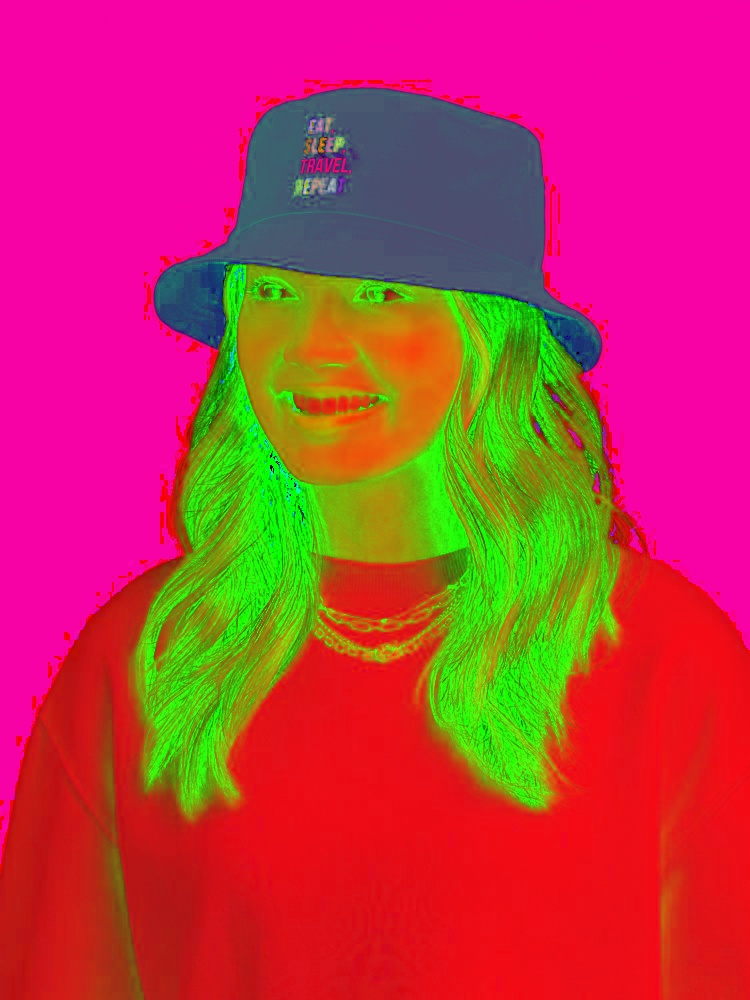
#> input picture hsv/hsv_image.jpg, 750 x 1000 px, given in place of the camera
$ jupyter execute liveskt.ipynb
#> lines starting #> are read from the running program, lines starting #| are printed output that depends on the picture; after the words box and inside, x2 and y2 are one past the last pixel; in counts of white or black regions, pixels touching at a corner belong together
#> further down, frame is the input picture: shape (1000, 750, 3); mean B, G, R 76.8, 54.8, 190.2
[cell 1]
import cv2
import numpy as np

[cell 2]
# Our sketch generating function
def sketch(image):
    # Convert image to grayscale
    img_gray = cv2.cvtColor(image, cv2.COLOR_BGR2GRAY)
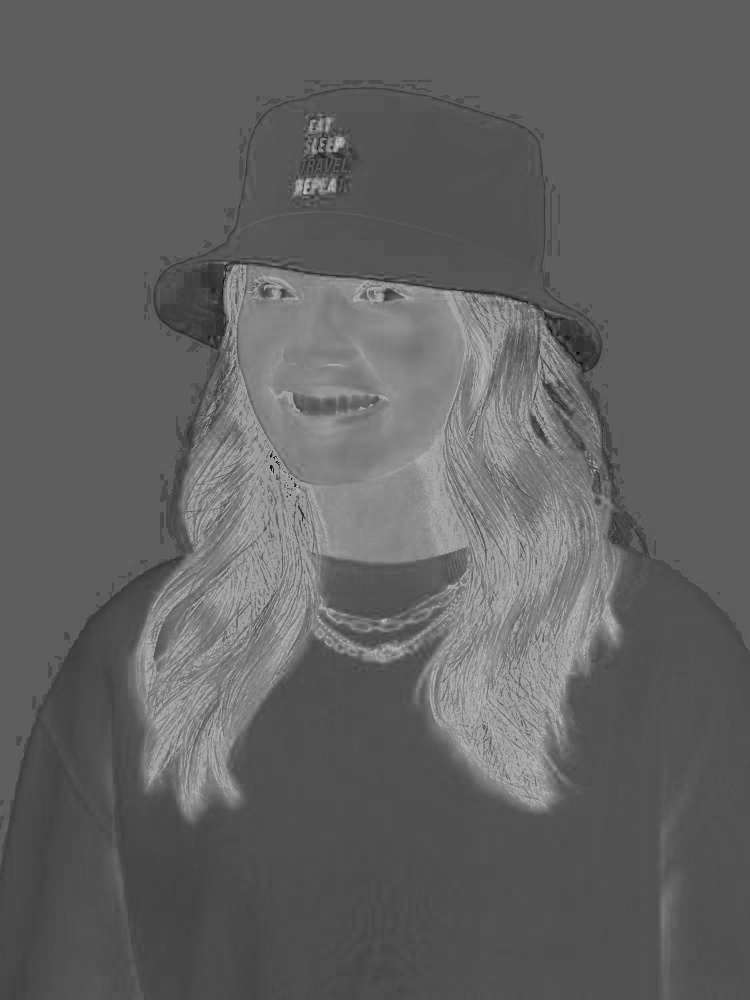
#> img_gray: shape (1000, 750); min 5, max 207, mean 97.8

    # Clean up image using Guassian Blur
    img_gray_blur = cv2.GaussianBlur(img_gray, (5,5), 0)

    # Extract edges
    canny_edges = cv2.Canny(img_gray_blur, 10, 70)
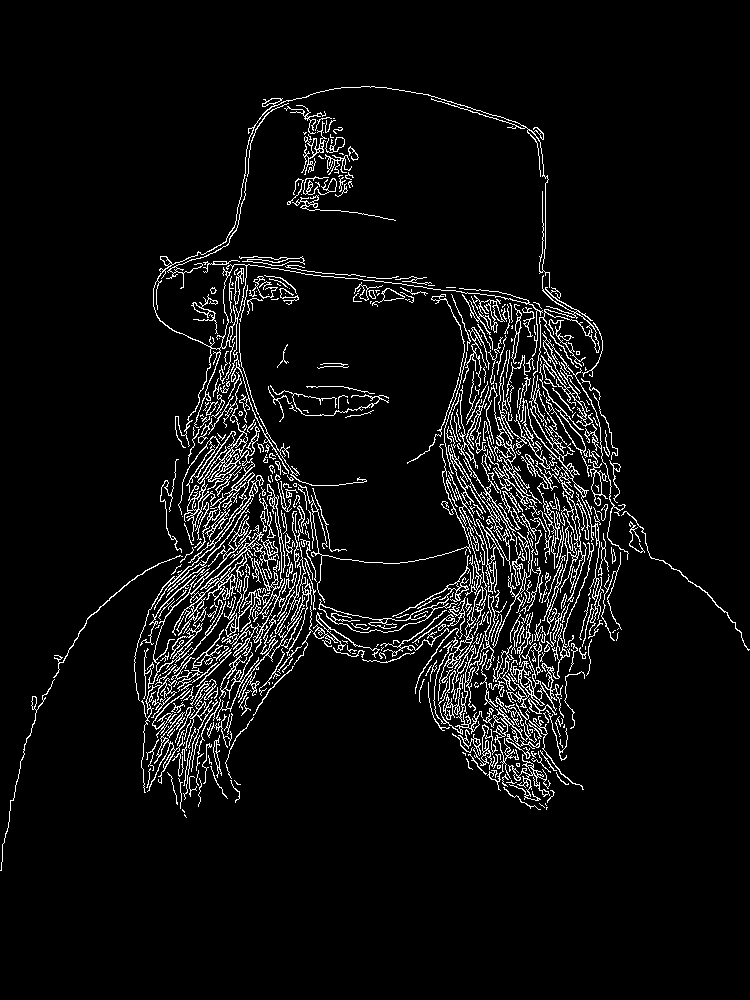
#> canny_edges: shape (1000, 750); 5.8% white in thin lines or dots, all inside (x1, y1, x2, y2) = (0, 86, 750, 871)

    # Do an invert binarize the image
    ret, mask = cv2.threshold(canny_edges, 70, 255, cv2.THRESH_BINARY_INV)
    return mask

[cell 3]
# Initialize webcam, cap is the object provided by VideoCapture
# It contains a boolean indicating if it was sucessful (ret)
# It also contains the images collected from the webcam (frame)
cap = cv2.VideoCapture(0)

while True:
    ret, frame = cap.read()
    cv2.imshow('Our Live Sketcher', sketch(frame))
    if cv2.waitKey(1) == 13: #13 is the Enter Key
#> (key Esc is pressed here)
        break
